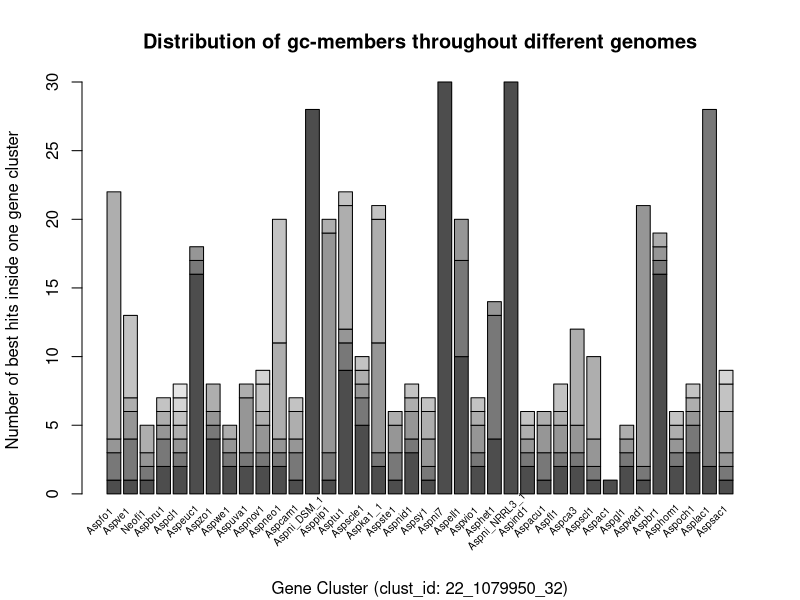

Write the R code that produced this figure.
data=read.csv("gc_asframe.csv")

data['X'] <- NULL

pdf('gc_dist.pdf')
x <- barplot(as.matrix(data), xaxt='n' , ylab= "Number of best hits inside one gene cluster", main='Distribution of gc-members throughout different genomes', sub='Gene Cluster (clust_id: 22_1079950_32)')
text(cex=.6, x=x-1, y=-2, names(data) , xpd=TRUE, srt=45) # for rotated x-labels, put xaxt='n' into plot when in use!
dev.off()